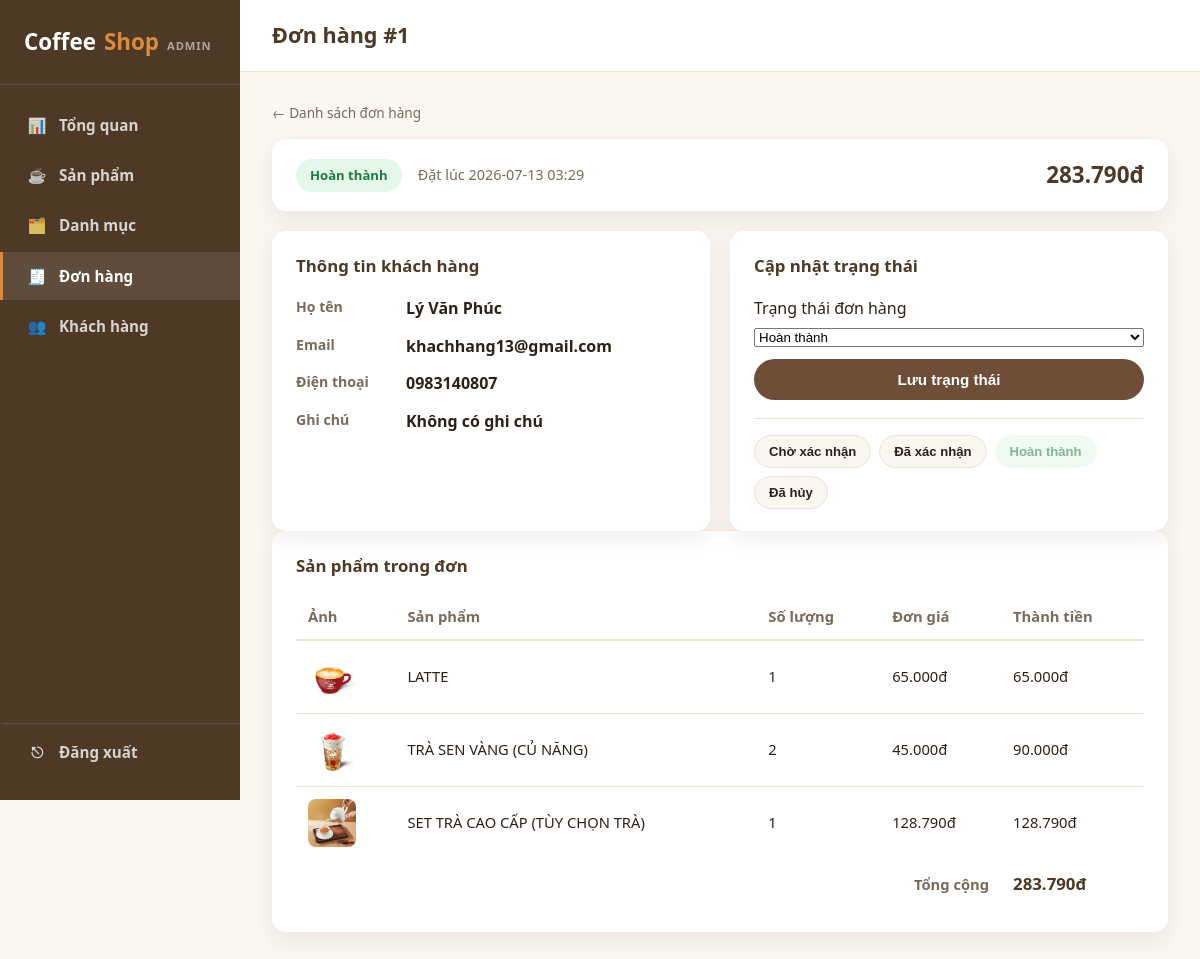
The app's page /admin/orders/1 (signed in) with its own data.
### tables this page shows
CREATE TABLE "order" (
            id INTEGER PRIMARY KEY AUTOINCREMENT,
            user_id INTEGER NOT NULL,
            status TEXT NOT NULL DEFAULT 'pending'
                CHECK (status IN ('pending', 'confirmed', 'completed', 'cancelled')),
            total_amount INTEGER NOT NULL DEFAULT 0,
            note TEXT,
            created_at TEXT NOT NULL,
            FOREIGN KEY (user_id) REFERENCES user (id)
        );

CREATE TABLE user (
    id INTEGER PRIMARY KEY AUTOINCREMENT,
    name TEXT NOT NULL,
    email TEXT NOT NULL UNIQUE,
    phone TEXT,
    created_at TEXT NOT NULL,
    is_admin INTEGER NOT NULL DEFAULT 0
, username TEXT, password_hash TEXT);

CREATE TABLE order_item (
    id INTEGER PRIMARY KEY AUTOINCREMENT,
    order_id INTEGER NOT NULL,
    product_id INTEGER NOT NULL,
    quantity INTEGER NOT NULL,
    price INTEGER NOT NULL,
    FOREIGN KEY (order_id) REFERENCES "order" (id),
    FOREIGN KEY (product_id) REFERENCES product (id)
);

CREATE TABLE product (
    id INTEGER PRIMARY KEY,
    name TEXT NOT NULL,
    price INTEGER NOT NULL,
    image TEXT,
    description TEXT,
    published_date TEXT,
    category_id INTEGER NOT NULL,
    FOREIGN KEY (category_id) REFERENCES category (id)
);

### admin.py (the view)
@admin_bp.route("/orders/<int:order_id>")
@admin_required
def order_detail(order_id):
    db = get_db()
    order = db.execute(
        """SELECT o.*, u.name AS customer_name, u.email AS customer_email, u.phone AS customer_phone
           FROM "order" o JOIN user u ON u.id = o.user_id WHERE o.id = ?""",
        (order_id,),
    ).fetchone()
    if order is None:
        flash("Không tìm thấy đơn hàng.", "error")
        return redirect(url_for("admin.orders_list"))
    items = db.execute(
        """SELECT oi.*, p.name AS product_name, p.image AS product_image
           FROM order_item oi JOIN product p ON p.id = oi.product_id
           WHERE oi.order_id = ? ORDER BY oi.id""",
        (order_id,),
    ).fetchall()
    return render_template(
        "admin/order_detail.html", active_page="orders", order=order, items=items,
        status_labels=STATUS_LABELS, status_order=STATUS_ORDER,
    )

### admin.py (called while the page is built)
def admin_required(view):
    @functools.wraps(view)
    def wrapped(*args, **kwargs):
        if not session.get("is_admin"):
            return redirect(url_for("admin.login", next=request.path))
        return view(*args, **kwargs)
    return wrapped

### app.py (called while the page is built)
@app.template_filter("currency")
def currency_filter(value):
    try:
        return f"{int(value):,}".replace(",", ".") + "đ"
    except (TypeError, ValueError):
        return value

@app.before_request
def load_current_customer():
    g.customer = None
    customer_id = session.get("customer_id")
    if customer_id:
        g.customer = get_db().execute(
            "SELECT * FROM user WHERE id = ?", (customer_id,)
        ).fetchone()

### database.py (called while the page is built)
def get_db():
    if "db" not in g:
        g.db = sqlite3.connect(DB_PATH)
        g.db.row_factory = sqlite3.Row
        g.db.execute("PRAGMA foreign_keys = ON")
    return g.db

### templates/admin/order_detail.html (shortened to what this page needs)
{% extends "admin/base.html" %}
{% block page_title %}Đơn hàng #{{ order.id }}{% endblock %}
{% block content %}
<a href="{{ url_for('admin.orders_list') }}" class="admin-back-link admin-back-link-inline">&larr; Danh sách đơn hàng</a>
<div class="order-detail-header">
  <div>
    <span class="status-badge status-{{ order.status }}">{{ status_labels[order.status] }}</span>
    <span class="order-detail-date">Đặt lúc {{ order.created_at[:16].replace('T', ' ') }}</span>
  </div>
  <div class="order-detail-total">{{ order.total_amount|currency }}</div>
</div>
<div class="admin-grid-2">
  <section class="admin-panel">
    <h2>Thông tin khách hàng</h2>
    <dl class="order-info-list">
      <dt>Họ tên</dt>
      <dd>{{ order.customer_name }}</dd>
      <dt>Email</dt>
      <dd>{{ order.customer_email }}</dd>
      <dt>Điện thoại</dt>
      <dd>{{ order.customer_phone or 'Không có' }}</dd>
      <dt>Ghi chú</dt>
      <dd>{{ order.note or 'Không có ghi chú' }}</dd>
    </dl>
  </section>
  <section class="admin-panel">
    <h2>Cập nhật trạng thái</h2>
    <form method="POST" action="{{ url_for('admin.order_update_status', order_id=order.id) }}" class="admin-status-form">
      <div class="form-row">
        <label for="status">Trạng thái đơn hàng</label>
        <select id="status" name="status">
          {% for s in status_order %}
          <option value="{{ s }}" {{ 'selected' if s == order.status else '' }}>{{ status_labels[s] }}</option>
          {% endfor %}
        </select>
      </div>
      <button type="submit" class="btn">Lưu trạng thái</button>
    </form>
    <div class="order-status-buttons">
      {% for s in status_order %}
      <form method="POST" action="{{ url_for('admin.order_update_status', order_id=order.id) }}">
        <button type="submit" class="status-btn status-btn-{{ s }} {{ 'is-active' if s == order.status else '' }}"
                {{ 'disabled' if s == order.status else '' }}>
          {{ status_labels[s] }}
        </button>
      </form>
      {% endfor %}
    </div>
  </section>
</div>
<section class="admin-panel">
  <h2>Sản phẩm trong đơn</h2>
  <div class="admin-table-wrap">
    <table class="admin-table">
      <thead>
        <tr>
          <th>Ảnh</th>
          <th>Sản phẩm</th>
          <th>Số lượng</th>
          <th>Đơn giá</th>
          <th>Thành tiền</th>
        </tr>
      </thead>
      <tbody>
        {% for item in items %}
        <tr>
          <td>
            {% if item.product_image %}
              <img class="admin-thumb" src="{{ url_for('static', filename=item.product_image) }}" alt="{{ item.product_name }}">
            {% else %}
              <div class="admin-thumb admin-thumb-placeholder">☕</div>
            {% endif %}
          </td>
          <td>{{ item.product_name }}</td>
          <td>{{ item.quantity }}</td>
          <td>{{ item.price|currency }}</td>
          <td>{{ (item.price * item.quantity)|currency }}</td>
        </tr>
        {% else %}
        <tr><td colspan="5" class="empty-state">Đơn hàng không có sản phẩm nào.</td></tr>
        {% endfor %}
      </tbody>
      <tfoot>
        <tr>
          <td colspan="4" class="order-total-label">Tổng cộng</td>
          <td class="order-total-value">{{ order.total_amount|currency }}</td>
        </tr>
      </tfoot>
    </table>
  </div>
</section>
{% endblock %}

### static/css/style.css (style rules this page uses)
:root { --color-bg: #faf6f1; --color-surface: #ffffff; --color-primary: #6f4e37; --color-primary-dark: #4e3826; --color-accent: #d98c3f; --color-text: #2e2018; --color-text-muted: #7a6a5c; --color-border: #ece2d6; --radius: 14px; --shadow: 0 8px 24px rgba(60, 40, 20, 0.08); --shadow-hover: 0 14px 32px rgba(60, 40, 20, 0.14); --transition: 0.25s ease; --max-width: 1180px; }
* { box-sizing: border-box; }
html { scroll-behavior: smooth; }
body { margin: 0; font-family: "Segoe UI", "Helvetica Neue", Arial, sans-serif; background: var(--color-bg); color: var(--color-text); line-height: 1.6; }
img { max-width: 100%; display: block; }
a { text-decoration: none; color: inherit; }
.btn { display: inline-block; padding: 12px 28px; border-radius: 999px; background: var(--color-primary); color: #fff; border: none; cursor: pointer; font-size: 0.95rem; font-weight: 600; transition: background var(--transition), transform var(--transition); }
.status-badge { display: inline-block; padding: 6px 14px; border-radius: 999px; font-size: 0.82rem; font-weight: 700; }
.status-completed { background: #e5f6ea; color: #1e7a3c; }

### static/css/admin.css (style rules this page uses)
.admin-body { background: var(--color-bg); }
.status-badge { display: inline-block; padding: 6px 14px; border-radius: 999px; font-size: 0.82rem; font-weight: 700; }
.status-completed { background: #e5f6ea; color: #1e7a3c; }
.admin-grid-2 { display: grid; grid-template-columns: repeat(auto-fit, minmax(360px, 1fr)); gap: 20px; }
.admin-panel { background: var(--color-surface); border-radius: var(--radius); box-shadow: var(--shadow); padding: 22px 24px; }
.admin-panel h2 { font-size: 1.05rem; color: var(--color-primary-dark); margin: 0 0 16px; }
.admin-table-wrap { overflow-x: auto; }
.admin-table { width: 100%; border-collapse: collapse; font-size: 0.92rem; }
.admin-table th { text-align: left; color: var(--color-text-muted); font-weight: 700; padding: 10px 12px; border-bottom: 2px solid var(--color-border); white-space: nowrap; }
.admin-table td { padding: 12px; border-bottom: 1px solid var(--color-border); vertical-align: middle; }
.admin-table tr:last-child td { border-bottom: none; }
.admin-thumb { width: 48px; height: 48px; border-radius: 8px; object-fit: cover; background: var(--color-bg); }
.form-row { display: flex; flex-direction: column; gap: 6px; }
.admin-back-link { display: inline-block; margin-top: 20px; font-size: 0.85rem; color: var(--color-text-muted); }
.admin-back-link-inline { display: inline-block; margin: 0 0 16px; }
.order-detail-header { display: flex; align-items: center; justify-content: space-between; flex-wrap: wrap; gap: 12px; background: var(--color-surface); border-radius: var(--radius); box-shadow: var(--shadow); padding: 18px 24px; margin-bottom: 20px; }
.order-detail-date { margin-left: 12px; color: var(--color-text-muted); font-size: 0.9rem; }
.order-detail-total { font-size: 1.4rem; font-weight: 800; color: var(--color-primary-dark); }
.order-info-list { display: grid; grid-template-columns: 110px 1fr; row-gap: 12px; margin: 0; }
.order-info-list dt { color: var(--color-text-muted); font-weight: 600; font-size: 0.88rem; }
.order-info-list dd { margin: 0; font-weight: 600; }
.admin-status-form { display: flex; flex-direction: column; gap: 12px; margin-bottom: 18px; }
.order-status-buttons { display: flex; flex-wrap: wrap; gap: 8px; padding-top: 16px; border-top: 1px solid var(--color-border); }
.status-btn { border: 1px solid var(--color-border); background: var(--color-bg); color: var(--color-text); padding: 8px 14px; border-radius: 999px; font-size: 0.82rem; font-weight: 700; cursor: pointer; transition: background var(--transition), color var(--transition), border-color var(--transition); }
.status-btn:disabled { cursor: default; opacity: 0.55; }
.status-btn-completed.is-active { background: #e5f6ea; color: #1e7a3c; border-color: #e5f6ea; }
.order-total-label { text-align: right; font-weight: 700; color: var(--color-text-muted); }
.order-total-value { font-weight: 800; color: var(--color-primary-dark); font-size: 1.05rem; }

### records on screen
order: id "1", status "Hoàn thành", created_at "2026-07-13 03:29", total_amount "283.790đ"
user: customer_name "Lý Văn Phúc", customer_email "khachhang13@gmail.com", phone "0983140807"
order_item: name (picture), product_name "LATTE", quantity "1", price "65.000đ", (item.price*item.quantity)|currency "65.000đ"
order_item: image (picture), product_name "TRÀ SEN VÀNG (CỦ NĂNG)", quantity "2", price "45.000đ", (item.price*item.quantity)|currency "90.000đ"
order_item: image (picture), product_name "SET TRÀ CAO CẤP (TÙY CHỌN TRÀ)", quantity "1", price "128.790đ", (item.price*item.quantity)|currency "128.790đ"

### other values on screen
{{ order.note or 'Không có ghi chú' }} "Không có ghi chú"
{{ status_labels[s] }} "Chờ xác nhận" "Đã xác nhận" "Hoàn thành" "Đã hủy"
form field status "Hoàn thành"
